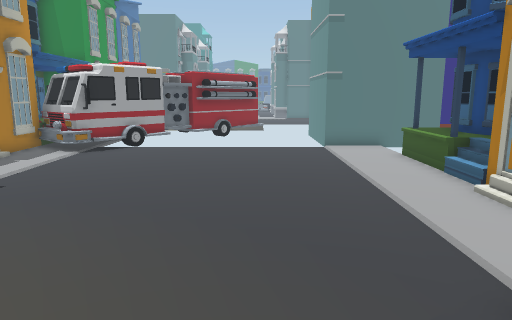
[1] (above)

14 first-person views from a walk through a scene from a Unity 3-D project. The camera is 1.3 m above the floor, tilts 10° down and sees 70° across. The floor is counted in squares, 1 m on a side. Each view is taken from the middle of a square. On the plan, view 1 faces up. The plan holds only what a view shows up to about 15 squares ahead; the rest is blank. The place goes on beyond the plan. The player character is not drawn. Some surface patterns are stand-ins.

[2]
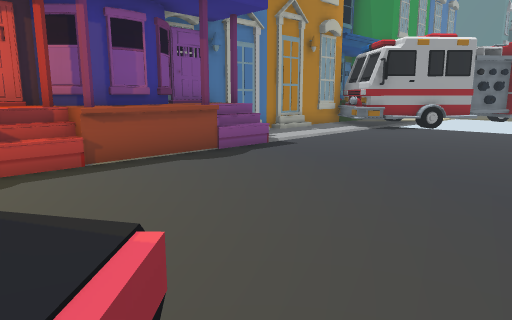

[3]
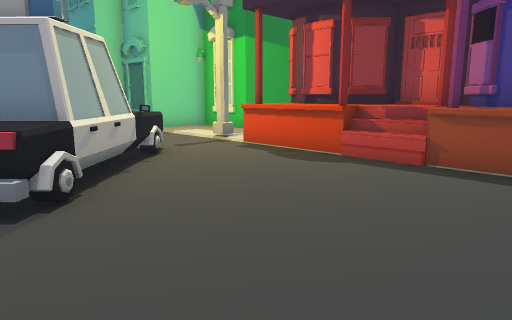

[4]
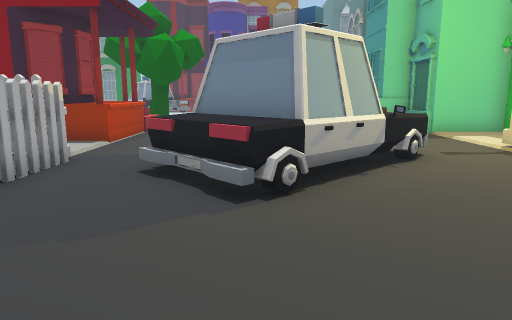

[5]
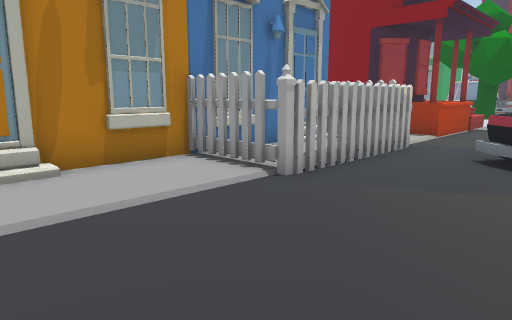

[6]
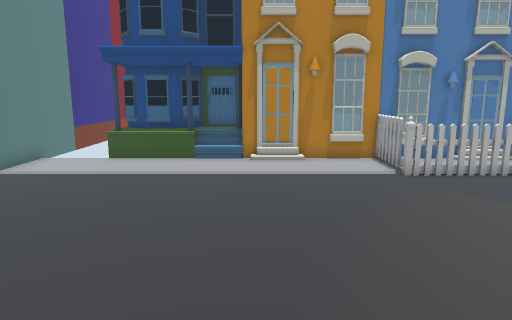

[7]
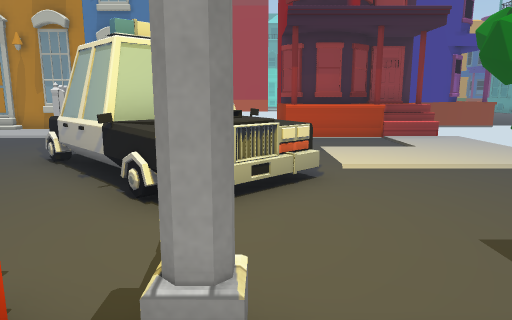

[8]
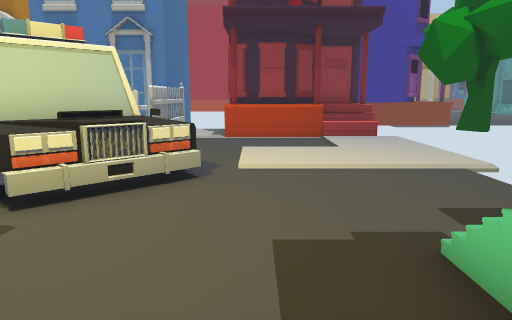

[9]
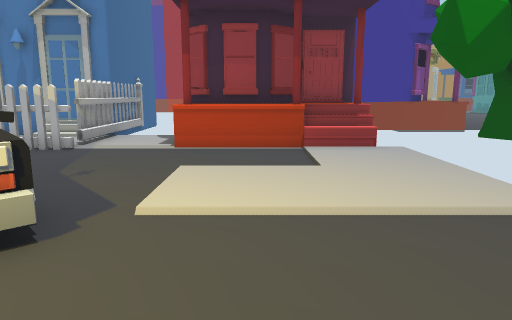

[10]
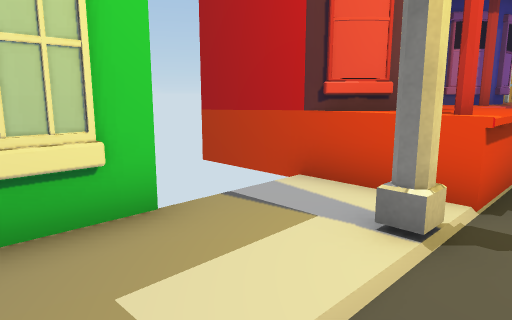

[11]
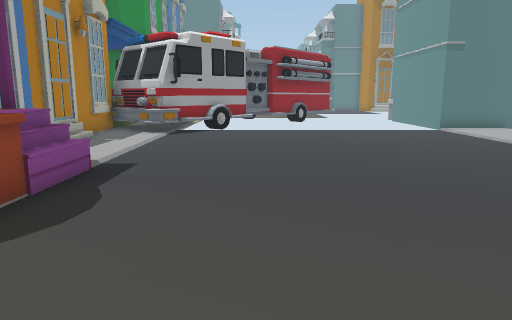

[12]
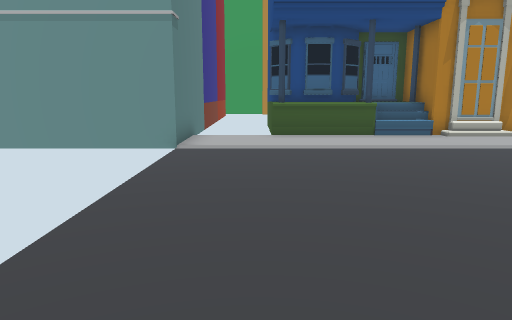

[13]
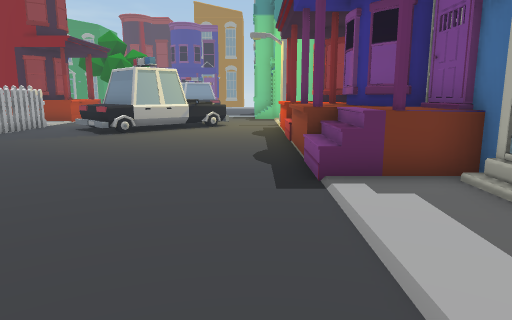

[14]
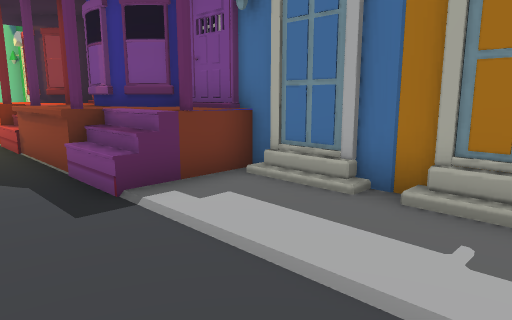

### Floor plan
Key: @ floor where view 1 was taken; # wall or solid block; . main floor; : floor 0.25 m higher than the main floor; + floor 1 m higher than the main floor; * floor 1.25 m higher than the main floor; / step, stairs or slope; = window, fence, low wall or low ledge; H house; C car; O other object.
Columns run from 12 left of view 1 to 10 right of it. Each row starts with its distance up from view 1.
 18   HH           H
 17   H#           H
 16    #####       HHHHHHHH
 15   H:##..........::
 14   H::=..........::
 13   H::...........::HHHH
 12   H::...........:: H
 11   H#:...........:: H
 10   HH:...........::  H
  9    H:...........::  H
  8   HH*/..........:HHHH
  7    H /..........::H
  6    H /..........::H
  5     H*..........::H
  4   HHHH..........::H
  3    HH/.........###H
  2    H /.........#:HH
  1    H /.....O/..#:H
  0     H*...CCC@/.#:H
 -1   HHHH...CCCCC.##HH
 -2  HH::..//*CC....::###HH
 -3    ::#...+C.....::
 -4 HHH::..........HOHHH
 -5   H::.....:::..*HH
 -6   H::.....:::..*H
 -7   H###/...:::../
 -8      # ...:::::/  H
 -9      HH   :::::  HH
-10       H             H
-11                     H
-12                     H

Where each view was taken, in squares from view 1:
view 1: 0 up, 0 right, facing up
view 2: 1 up, 0 right, facing up-left
view 3: 6 up, 0 right, facing down-left
view 4: 6 up, 1 left, facing down
view 5: 8 up, 1 left, facing down-right
view 6: 8 up, 8 left, facing right
view 7: 3 down, 9 left, facing right
view 8: 5 down, 9 left, facing right
view 9: 6 down, 6 left, facing right
view 10: 6 down, 6 left, facing up-left
view 11: 2 up, 4 left, facing up
view 12: 14 up, 6 left, facing right
view 13: 14 up, 6 left, facing down
view 14: 13 up, 5 left, facing down-left
